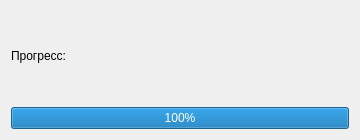
<?xml version="1.0" encoding="UTF-8"?>
<ui version="4.0"><class>Dialog</class><widget class="QDialog" name="Dialog"><property name="geometry"><rect><x>0</x><y>0</y><width>360</width><height>140</height></rect></property><property name="windowTitle"><string>#137 progress/222_value_100</string></property><layout class="QVBoxLayout" name="verticalLayout"><property name="leftMargin"><number>11</number></property><property name="topMargin"><number>11</number></property><property name="rightMargin"><number>11</number></property><property name="bottomMargin"><number>11</number></property><property name="spacing"><number>6</number></property><item><widget class="QLabel" name="l1"><property name="text"><string>Прогресс:</string></property></widget></item><item><widget class="QProgressBar" name="bar"><property name="orientation"><enum>Qt::Horizontal</enum></property><property name="minimum"><number>0</number></property><property name="maximum"><number>100</number></property><property name="value"><number>100</number></property><property name="textVisible"><bool>true</bool></property></widget></item></layout></widget></ui>
